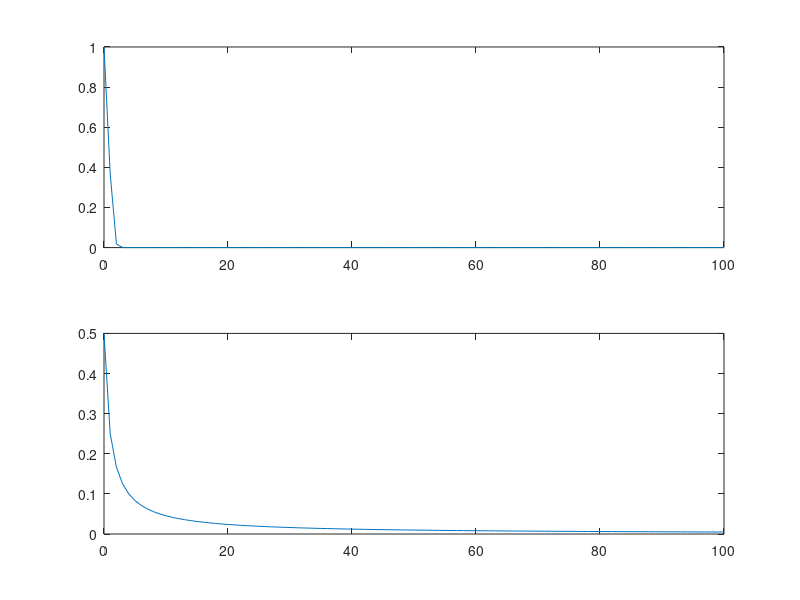

This figure's MATLAB source:
norm=1;
m=0:100;
eps=1e-7;
eps2=1;
eps1=0.01;
if norm==10
P=-log(1+m.^2./eps2)+12;
Qp=1./(m.^2+eps2)+eps;
subplot(211),plot(m,P)
subplot(212),plot(m,Qp)
elseif norm==1
P=exp(-m.^2./eps2);
Qp=eps2./(2*abs(1+m));
subplot(211),plot(m,P)
subplot(212),plot(m,Qp)
end
